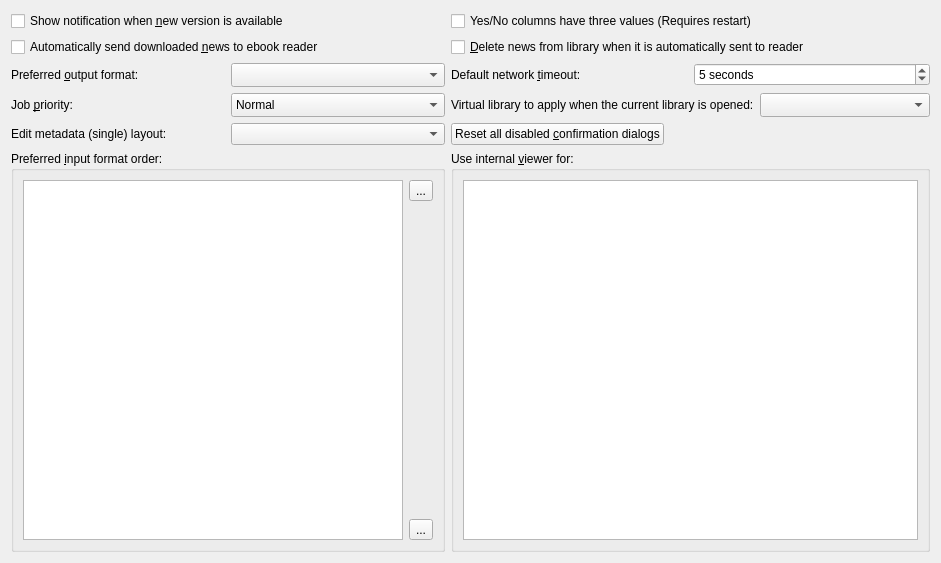
<?xml version="1.0" encoding="UTF-8"?>
<ui version="4.0">
 <class>Form</class>
 <widget class="QWidget" name="Form">
  <property name="geometry">
   <rect>
    <x>0</x>
    <y>0</y>
    <width>941</width>
    <height>563</height>
   </rect>
  </property>
  <property name="windowTitle">
   <string>Form</string>
  </property>
  <layout class="QGridLayout" name="gridLayout">
   <item row="1" column="0">
    <widget class="QCheckBox" name="opt_new_version_notification">
     <property name="text">
      <string>Show notification when &amp;new version is available</string>
     </property>
    </widget>
   </item>
   <item row="1" column="1">
    <widget class="QCheckBox" name="opt_bools_are_tristate">
     <property name="toolTip">
      <string>If checked, Yes/No custom columns values can be Yes, No, or Unknown.
If not checked, the values can be Yes or No.</string>
     </property>
     <property name="text">
      <string>Yes/No columns have three values (Requires restart)</string>
     </property>
    </widget>
   </item>
   <item row="3" column="0">
    <widget class="QCheckBox" name="opt_upload_news_to_device">
     <property name="text">
      <string>Automatically send downloaded &amp;news to ebook reader</string>
     </property>
    </widget>
   </item>
   <item row="3" column="1">
    <widget class="QCheckBox" name="opt_delete_news_from_library_on_upload">
     <property name="text">
      <string>&amp;Delete news from library when it is automatically sent to reader</string>
     </property>
    </widget>
   </item>
   <item row="5" column="0">
    <layout class="QHBoxLayout">
     <item>
      <widget class="QLabel" name="label_23">
       <property name="text">
        <string>Preferred &amp;output format:</string>
       </property>
       <property name="buddy">
        <cstring>opt_output_format</cstring>
       </property>
      </widget>
     </item>
     <item>
      <widget class="QComboBox" name="opt_output_format">
       <property name="sizeAdjustPolicy">
        <enum>QComboBox::AdjustToMinimumContentsLengthWithIcon</enum>
       </property>
       <property name="minimumContentsLength">
        <number>10</number>
       </property>
      </widget>
     </item>
    </layout>
   </item>
   <item row="5" column="1">
    <layout class="QHBoxLayout">
     <item>
      <widget class="QLabel" name="label_2">
       <property name="text">
        <string>Default network &amp;timeout:</string>
       </property>
       <property name="buddy">
        <cstring>opt_network_timeout</cstring>
       </property>
      </widget>
     </item>
     <item>
      <widget class="QSpinBox" name="opt_network_timeout">
       <property name="toolTip">
        <string>Set the default timeout for network fetches (i.e. anytime we go out to the internet to get information)</string>
       </property>
       <property name="suffix">
        <string> seconds</string>
       </property>
       <property name="minimum">
        <number>2</number>
       </property>
       <property name="maximum">
        <number>120</number>
       </property>
       <property name="value">
        <number>5</number>
       </property>
      </widget>
     </item>
    </layout>
   </item>
   <item row="7" column="0">
    <layout class="QHBoxLayout">
     <item>
      <widget class="QLabel" name="priority_label">
       <property name="text">
        <string>Job &amp;priority:</string>
       </property>
       <property name="buddy">
        <cstring>opt_worker_process_priority</cstring>
       </property>
      </widget>
     </item>
     <item>
      <widget class="QComboBox" name="opt_worker_process_priority">
       <property name="sizeAdjustPolicy">
        <enum>QComboBox::AdjustToMinimumContentsLengthWithIcon</enum>
       </property>
       <property name="minimumContentsLength">
        <number>20</number>
       </property>
       <item>
        <property name="text">
         <string>Normal</string>
        </property>
       </item>
       <item>
        <property name="text">
         <string>High</string>
        </property>
       </item>
       <item>
        <property name="text">
         <string>Low</string>
        </property>
       </item>
      </widget>
     </item>
    </layout>
   </item>
   <item row="7" column="1">
    <layout class="QHBoxLayout">
     <item>
      <widget class="QLabel" name="label_170">
       <property name="text">
        <string>Virtual library to apply when the current library is opened:</string>
       </property>
       <property name="buddy">
        <cstring>opt_virtual_lib_on_startup</cstring>
       </property>
      </widget>
     </item>
     <item>
      <widget class="QComboBox" name="opt_virtual_lib_on_startup">
       <property name="maximumSize">
        <size>
         <width>250</width>
         <height>16777215</height>
        </size>
       </property>
       <property name="toolTip">
        <string>Use this virtual library on calibre startup if the current library is being used. Also applied when switching to this library. Note that this setting is per library. </string>
       </property>
       <property name="sizeAdjustPolicy">
        <enum>QComboBox::AdjustToMinimumContentsLengthWithIcon</enum>
       </property>
       <property name="minimumContentsLength">
        <number>15</number>
       </property>
      </widget>
     </item>
    </layout>
   </item>
   <item row="8" column="0">
    <layout class="QHBoxLayout">
     <item>
      <widget class="QLabel" name="edit_metadata_single_label">
       <property name="text">
        <string>Edit metadata (single) layout:</string>
       </property>
       <property name="buddy">
        <cstring>opt_edit_metadata_single_layout</cstring>
       </property>
      </widget>
     </item>
     <item>
      <widget class="QComboBox" name="opt_edit_metadata_single_layout">
       <property name="toolTip">
        <string>Choose a different layout for the Edit Metadata dialog. The compact metadata layout favors editing custom metadata over changing covers and formats.</string>
       </property>
      </widget>
     </item>
    </layout>
   </item>
   <item row="19" column="0">
    <widget class="QGroupBox" name="groupBox_5">
     <property name="title">
      <string>Preferred &amp;input format order:</string>
     </property>
     <layout class="QVBoxLayout" name="verticalLayout_11">
      <item>
       <layout class="QHBoxLayout" name="horizontalLayout_10">
        <item>
         <widget class="QListWidget" name="opt_input_order">
          <property name="alternatingRowColors">
           <bool>true</bool>
          </property>
          <property name="selectionBehavior">
           <enum>QAbstractItemView::SelectRows</enum>
          </property>
         </widget>
        </item>
        <item>
         <layout class="QVBoxLayout" name="verticalLayout_10">
          <item>
           <widget class="QToolButton" name="input_up_button">
            <property name="text">
             <string>...</string>
            </property>
            <property name="icon">
             <iconset resource="../../../../resources/images.qrc">
              <normaloff>:/images/arrow-up.png</normaloff>:/images/arrow-up.png</iconset>
            </property>
           </widget>
          </item>
          <item>
           <spacer name="verticalSpacer_5">
            <property name="orientation">
             <enum>Qt::Vertical</enum>
            </property>
            <property name="sizeHint" stdset="0">
             <size>
              <width>20</width>
              <height>40</height>
             </size>
            </property>
           </spacer>
          </item>
          <item>
           <widget class="QToolButton" name="input_down_button">
            <property name="text">
             <string>...</string>
            </property>
            <property name="icon">
             <iconset resource="../../../../resources/images.qrc">
              <normaloff>:/images/arrow-down.png</normaloff>:/images/arrow-down.png</iconset>
            </property>
           </widget>
          </item>
         </layout>
        </item>
       </layout>
      </item>
     </layout>
    </widget>
   </item>
   <item row="19" column="1">
    <widget class="QGroupBox" name="groupBox_3">
     <property name="title">
      <string>Use internal &amp;viewer for:</string>
     </property>
     <layout class="QGridLayout" name="gridLayout_4">
      <item row="0" column="0">
       <widget class="QListWidget" name="opt_internally_viewed_formats">
        <property name="alternatingRowColors">
         <bool>true</bool>
        </property>
        <property name="selectionMode">
         <enum>QAbstractItemView::NoSelection</enum>
        </property>
       </widget>
      </item>
     </layout>
    </widget>
   </item>
   <item row="8" column="1">
    <widget class="QPushButton" name="reset_confirmation_button">
     <property name="sizePolicy">
      <sizepolicy hsizetype="Maximum" vsizetype="Fixed">
       <horstretch>0</horstretch>
       <verstretch>0</verstretch>
      </sizepolicy>
     </property>
     <property name="text">
      <string>Reset all disabled &amp;confirmation dialogs</string>
     </property>
    </widget>
   </item>
  </layout>
 </widget>
 <resources>
  <include location="../../../../resources/images.qrc"/>
 </resources>
 <connections/>
</ui>
